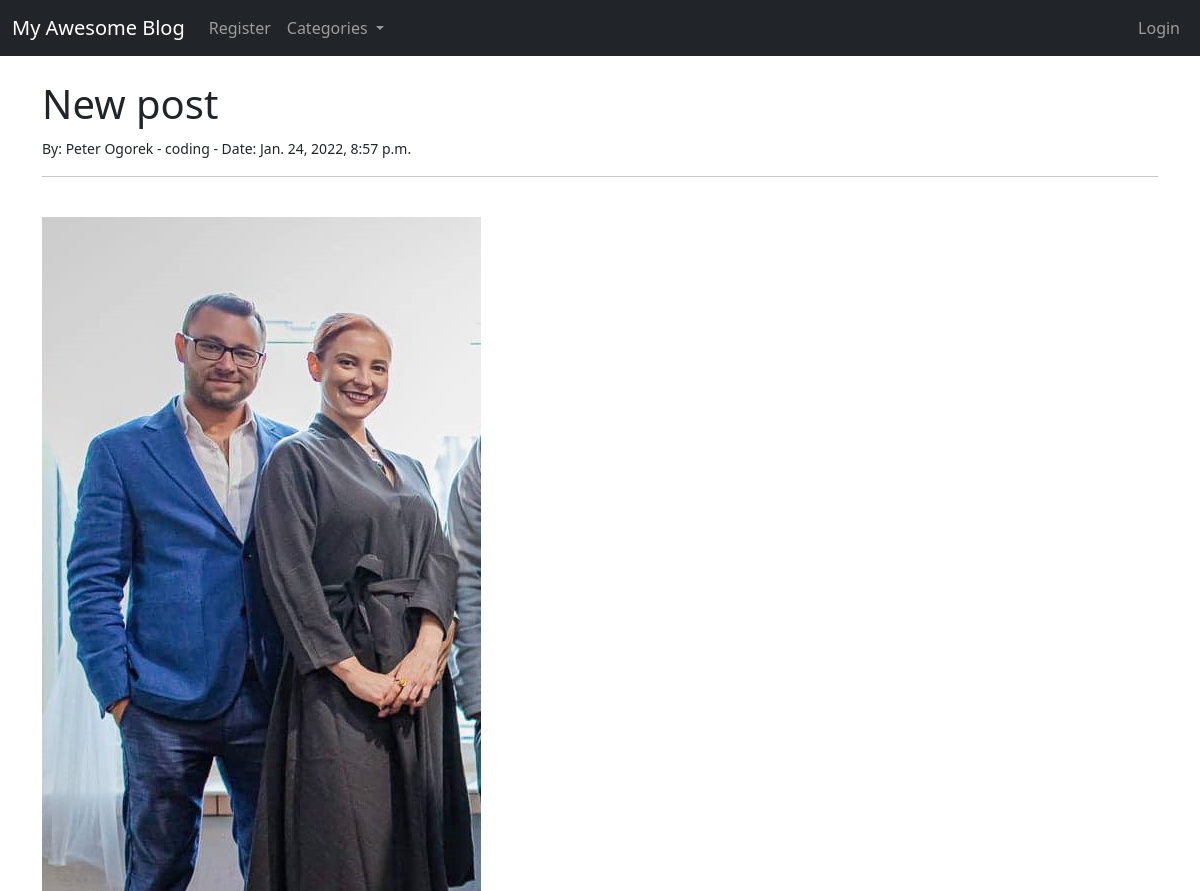
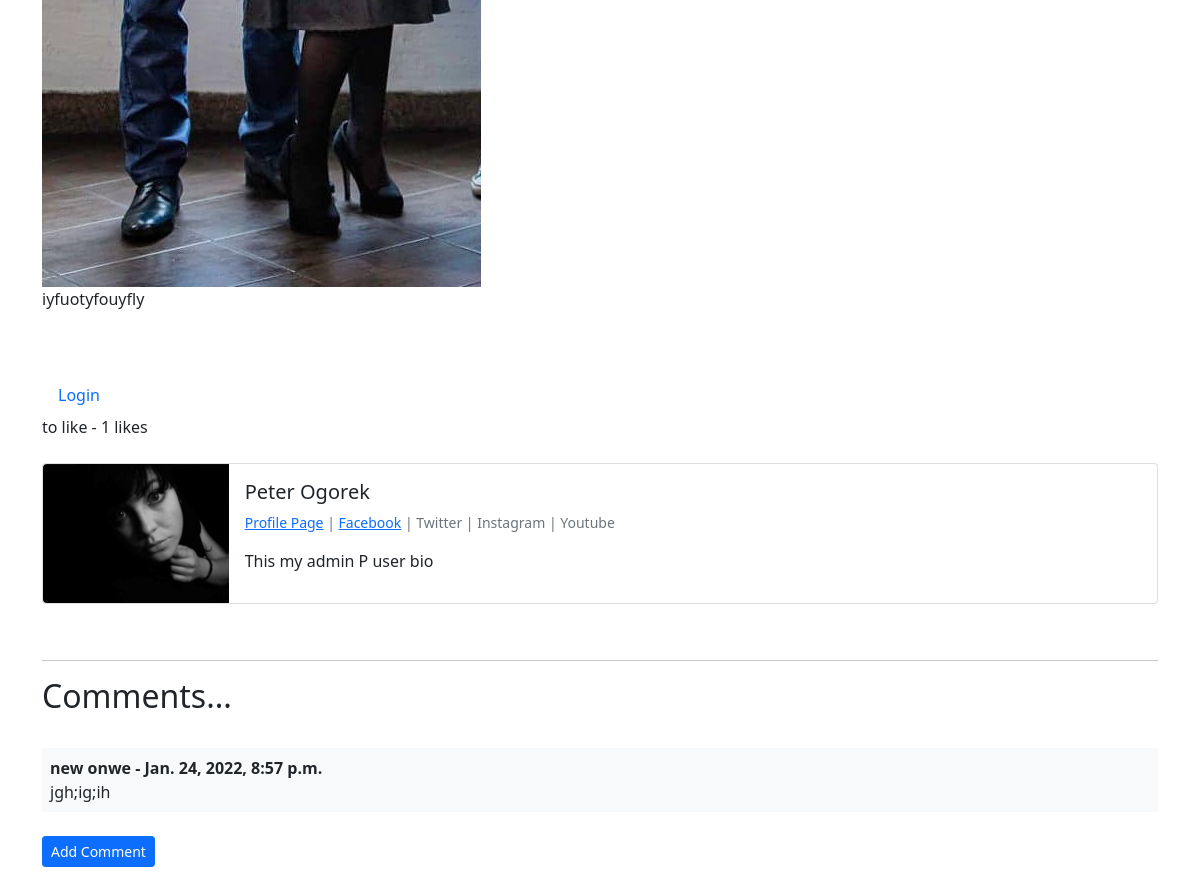
Screenshot of /article/16 with the database file from the repository (2 pictures, top to bottom).
### theblog/models.py (models this page shows, shortened)
class Post(models.Model):
    title = models.CharField(max_length=255)  # , default="My Awesome Blog")
    header_image = models.ImageField(
        null=True, blank=True, upload_to="images/")
    title_tag = models.CharField(max_length=255)
    author = models.ForeignKey(User, on_delete=models.CASCADE)
    body = RichTextField(blank=True, null=True)
    post_date = models.DateTimeField(auto_now_add=True)
    category = models.ForeignKey(
        Category, max_length=60, on_delete=models.CASCADE, related_name='catego')
    likes = models.ManyToManyField(User, related_name="blog_posts")
    snippet = models.CharField(max_length=255)  # , default="Old Post")
    def total_likes(self):
        return self.likes.count()

class Category(models.Model):
    class Meta:
        verbose_name_plural = "Categories"
    name = models.CharField(max_length=255)
    def __str__(self):
        return self.name

class Profile(models.Model):
    user = models.OneToOneField(User, null=True, on_delete=models.CASCADE)
    bio = models.TextField()
    profile_pic = models.ImageField(
        null=True, blank=True, upload_to="images/profile/")
    website_url = models.CharField(max_length=255, null=True, blank=True)
    fb_url = models.CharField(max_length=255, null=True, blank=True)

class Comment(models.Model):
    post = models.ForeignKey(
        Post, on_delete=models.CASCADE, related_name="comments")
    name = models.CharField(max_length=255)
    body = models.TextField()
    date_added = models.DateTimeField(auto_now_add=True)

### theblog/views.py (the view)
# urls.py: path("article/<int:pk>", ArticleDetailView.as_view(), name="article_detail"),
class ArticleDetailView(DetailView):
    model = Post
    template_name = "article_details.html"
    def get_context_data(self, *args, **kwargs):
        cat_menu = Category.objects.all()
        context = super(ArticleDetailView, self).get_context_data(
            *args, **kwargs)
        context["cat_menu"] = cat_menu
        temp = get_object_or_404(Post, id=self.kwargs["pk"])
        total_likes = temp.total_likes()
        context["total_likes"] = total_likes
        liked = False
        if temp.likes.filter(id=self.request.user.id).exists():
            liked = True
        context["liked"] = liked
        return context

### theblog/templates/article_details.html (shortened to what this page needs)
{% extends "layout.html" %}
{% load static %}
{% block body %}
<h1>{{ post.title }}</h1>
<small>By:
    {{ post.author.first_name }}
    {{ post.author.last_name }} -
    {{ post.category }} -
    Date: {{ post.post_date }}
</small>
<hr><br />
{% if post.header_image %}
<img src="{{ post.header_image.url }}" style="max-width: 500px;">
{% endif %}
{{ post.body | safe}}
<br /><br />
<form action="{% url 'like_post' post.pk %}" method="POST">
    {% if user.is_authenticated %}
    {% if liked %}
    <button type="submit" name="post_id" value="{{ post.id }}" class="btn btn-danger btn-sm">Unlike</button>
    {% else %}
    <button type="submit" name="post_id" value="{{ post.id }}" class="btn btn-primary btn-sm">Like</button>
    {% endif %}
    {% else %}
    <a class="nav-link" href="{% url 'login' %}">Login</a> to like
    {% endif %}
    - {{ total_likes }} likes
</form>
<br />
<div class="card mb-3">
    <div class="row g-0">
        <div class="col-md-2">
            {% if post.author.profile.profile_pic %}
            <img src="{{ post.author.profile.profile_pic.url }}" class="img-fluid rounded-start" alt="profile_pic">
            {% else %}
            <img src="{% static 'theblog/images/default_profile_pic.jpg' %}" class="img-fluid rounded-start" alt="profile_pic">
            {% endif %}
        </div>
        <div class="col-md-10">
            <div class="card-body">
                <h5 class="card-title">
                    {{ post.author.first_name }} {{ post.author.last_name }}
                </h5>
                <p class="small text-muted">
                    <a href="{% url 'show_profile_page' post.author.profile.id %}">Profile Page</a> |
                    {% if post.author.profile.fb_url %}
                    <a href="{{ post.author.profile.fb_url }}">
                        Facebook</a>
                    {% endif %}
                    | Twitter | Instagram | Youtube
                </p>
                {% if post.author.profile.bio %}
                <p class="card-text">{{ post.author.profile.bio }}</p>
                {% endif %}
            </div>
        </div>
    </div>
</div>
<br />
<hr>
<h2>Comments...</h2>
<br/>
{% if not post.comments.all %}
No comments yet<br/><br/>
<a href="{% url 'add_comment' post.pk %}">
    <button class="btn btn-primary btn-sm">Add Comment</button>
</a>
<br /><br />
{% else %}
{% for comment in post.comments.all %}
<div class="bg-light p-2">
    <strong>{{ comment.name }} - {{comment.date_added}}</strong>
    <br />
    {{ comment.body }}
</div>
<br />
{% endfor %}
<a href="{% url 'add_comment' post.pk %}">
    <button class="btn btn-primary btn-sm">Add Comment</button>
</a>
<br /><br />
{% endif %}
{% endblock %}

### rows the page displays
Post: title "New post", author.first_name "Peter", author.last_name "Ogorek", category "coding", post_date "Jan. 24, 2022, 8:57 p.m.", header_image (picture), body "iyfuotyfouyfly", author.profile.profile_pic (picture), author.profile.bio "This my admin P user bio"
Comment: name "new onwe", date_added "Jan. 24, 2022, 8:57 p.m.", body "jgh;ig;ih"

### other values shown
{{ total_likes }} "1"
